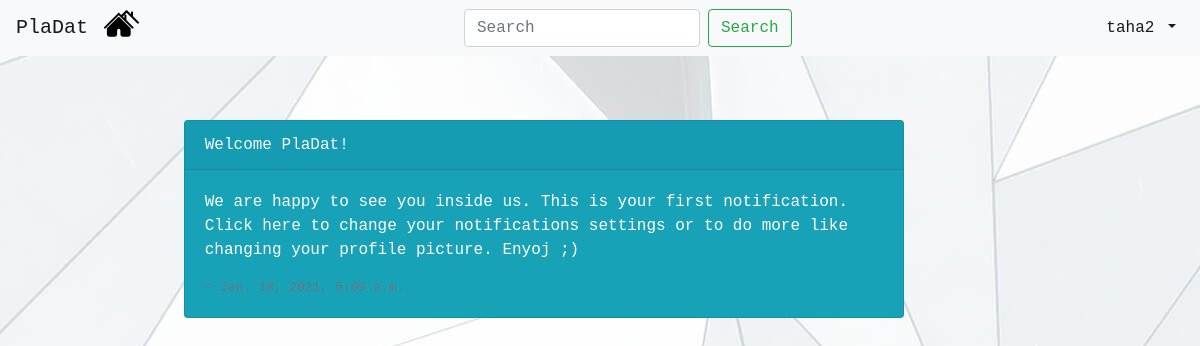
The app's page /notifications/ (signed in) with its own data.
### mainapp/models.py (models this page shows, shortened)
class Notification(models.Model):
    user_id = models.IntegerField(default=None)
    title = models.CharField(max_length=250)
    description = models.CharField(max_length=1000)
    link = models.CharField(max_length=250)
    publish_time = models.DateTimeField(auto_now_add=True, blank=True)

### mainapp/views.py (the view)
# urls.py: path('notifications/', views.notview.as_view(),  name='notif'),
class notview(ListView):
      model = Notification
      paginate_by = 3
      context_object_name = 'notif'
      template_name = 'notification.html'
      def get_queryset(self):
          usernots = Notification.objects.filter(user_id =self.request.user.id)
          return usernots.order_by('-publish_time')

### mainapp/context_processors.py (called while the page is built)
def navbar_skill(request):
    all_skills = []
    skills = Skill.objects.values_list()
    print(all_skills)
    for i in range(len(skills)):
        all_skills.append(skills[i][1])
    context = {
        "skills_database": all_skills
    }
    return context

### mainapp/templates/notification.html (shortened to what this page needs)
{% extends 'navbar.html' %}
{% block content %}
<!doctype html>
<html lang="en">
  <head>
    {% load static %}
    <link rel="stylesheet" href="https://maxcdn.bootstrapcdn.com/bootstrap/4.0.0/css/bootstrap.min.css">
  </head>
  <body>
      <br><br><br><br><br>
     <div class="container w-75">
        <div class="infinite-container">
            {% for not in notif %}
                <div class="row infinite-item">
                    <div class="card text-white bg-info mb-3" style="max-width: 45rem;">
                      <div class="card-header"><a href="../{{ not.link }}" class="text-light" >{{ not.title }} </a></div>
                      <div class="card-body">
                        <p class="card-text">{{not.description |safe}}</p>
                        <footer class="blockquote-footer">{{not.publish_time}}</footer>
                      </div>
                    </div>
                </div>
            {% endfor %}
        </div>
    </div>
  </body>
</html>
{% endblock %}

### mainapp/templates/navbar.html (shortened to what this page needs)
<!doctype html>
<html lang="en">
  <head>
    {% load static %}
    <link rel="stylesheet" href="https://maxcdn.bootstrapcdn.com/bootstrap/4.0.0/css/bootstrap.min.css">
  </head>
  <body>
    <nav class="navbar navbar-expand-sm navbar-light bg-light fixed-top ">
        <a href="#" class="navbar-brand">PlaDat</a>
        <div class="navbar-collapse collapse w-100 order-1 order-md-0 dual-collapse2">
            <ul class="navbar-nav mr-auto">
                <li class="nav-item">
                    <a href="{% url 'index' %}"> <img style="width:35px; margin-top: -10px; margin-left: -1%;" src="{% static "two-houses.svg" %}"> </a>
                </li>
            </ul>
        </div>
        <div class="navbar-collapse collapse w-100 order-1 order-md-0 dual-collapse2">
          <form class="form-inline my-2 my-lg-0" autocomplete="off" action="." method="POST">
            <input class="form-control mr-sm-2 autocomplete" name="searched_skill" id="search" type="text" placeholder="Search" aria-label="Search">
            <button class="btn btn-outline-success my-2 my-sm-0 " href="#" type="submit">Search</button>
          </form>
        </div>
        <div class="navbar-collapse collapse w-100 order-3 dual-collapse2">
            <ul class="navbar-nav ml-auto">
                <li class="nav-item dropdown">
                    <a class="nav-link dropdown-toggle active" href="#" id="navbarDropdown" role="button" data-toggle="dropdown" aria-haspopup="true" aria-expanded="false">
                      {{ user.username }}
                      </a>
                </li>
            </ul>
          </div>
    </nav>
    <div class="container">
      {% block content %}
      {% endblock %}
    </div>
    </body>
</html>

### mainapp/templates/navbar.html (style rules this page uses)
* { font-family: "Lucida Console", "Courier New", monospace; }
.navbar { max-height: 65px; }

### records on screen
Notification: title "Welcome PlaDat!", description "We are happy to see you inside us. This is your first notification. Click here to change your notifications settings or to do more like changing your profile picture. Enyoj ;)"

### other values on screen
{{ user.username }} "taha2"
